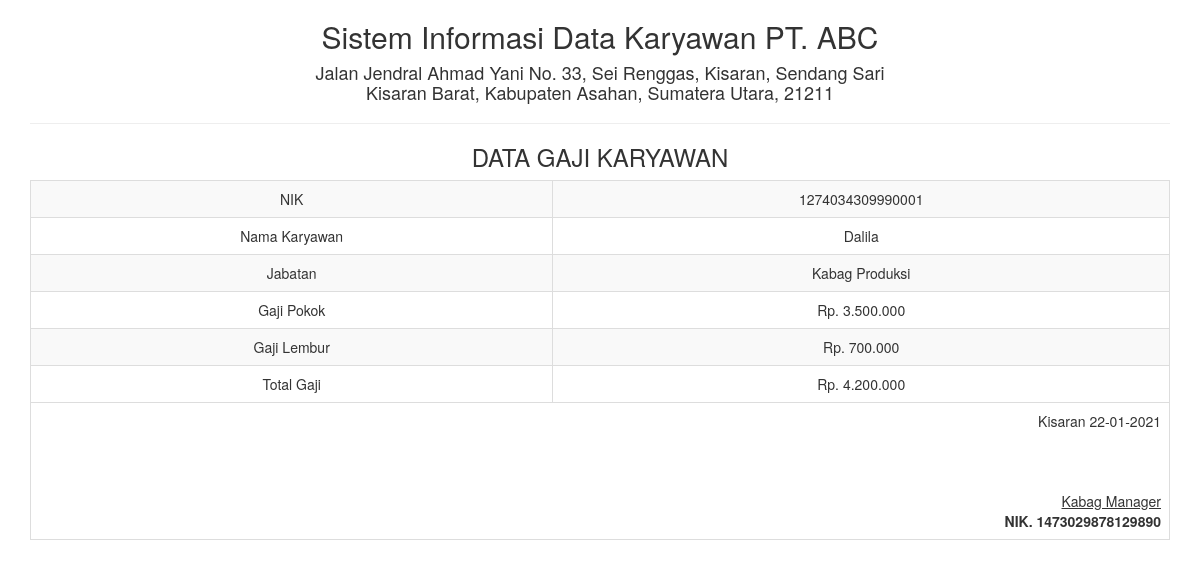
/report/gajikaryawan_satu.php?id=7, run on the app's committed database.
### tables this page shows
CREATE TABLE `tbl_gajikaryawan` (
  `NIK` varchar(25) NOT NULL,
  `nama_karyawan` varchar(50) NOT NULL,
  `jabatan` varchar(25) NOT NULL,
  `gaji_pokok` varchar(15) NOT NULL,
  `gaji_lembur` varchar(15) NOT NULL,
  `total_diterima` varchar(15) NOT NULL,
  `id` int(5) NOT NULL
);

### report/gajikaryawan_satu.php (the view, shortened to what this page needs)
<!DOCTYPE html>
<html>
    <head>
        <link href="../Assets/css/bootstrap.min.css" rel="stylesheet" type="text/css"/>
    </head>
    <body onload="print()">
        <?php
        include '../config/koneksi.php';
        $sql = "SELECT * FROM tbl_gajikaryawan WHERE id='" . $_GET ['id'] . "'";
        $query = mysqli_query($koneksi, $sql) or die("SQL Detail error");
        $data = mysqli_fetch_array($query);
        ?>
        <div class="container">
            <div class='row'>
                <div class="col-sm-12">
                    <div class="text-center">
                        <h2>Sistem Informasi Data Karyawan PT. ABC </h2>
                        <h4>Jalan Jendral Ahmad Yani No. 33, Sei Renggas, Kisaran, Sendang Sari <br> Kisaran Barat, Kabupaten Asahan, Sumatera Utara, 21211</h4>
                        <hr>
                        <h3>DATA GAJI KARYAWAN</h3>
                        <table class="table table-bordered table-striped table-hover">
                            <tbody>
								<tr>
                                    <td>NIK</td> <td><?= $data['NIK'] ?></td>
                                </tr>
                                <tr>
                                    <td>Nama Karyawan</td> <td><?= $data['nama_karyawan'] ?></td>
                                </tr>
                                <tr>
                                    <td>Jabatan</td> <td><?= $data['jabatan'] ?></td>
                                </tr>
                                <tr>
                                    <td>Gaji Pokok</td> <td><?= $data['gaji_pokok'] ?></td>
                                </tr>
                                <tr>
                                    <td>Gaji Lembur</td> <td><?= $data['gaji_lembur'] ?></td>
                                </tr>
								<tr>
                                    <td>Total Gaji</td> <td><?= $data['total_diterima'] ?></td>
                                </tr>
                            </tbody>
                            <tfoot>
                                <tr>
                                    <td colspan="2" class="text-right">
                                        Kisaran  <?= date("d-m-Y") ?>
                                        <br><br><br><br>
                                        <u>Kabag Manager<strong></u><br>
                                        NIK. 1473029878129890
									</td>
								</tr>
							</tfoot>
                        </table>
                    </div>
                </div>
            </div>
    </body>
</html>

### data on the page
tbl_gajikaryawan: NIK "1274034309990001", nama_karyawan "Dalila", jabatan "Kabag Produksi", gaji_pokok "Rp. 3.500.000", gaji_lembur "Rp. 700.000", total_diterima "Rp. 4.200.000"
